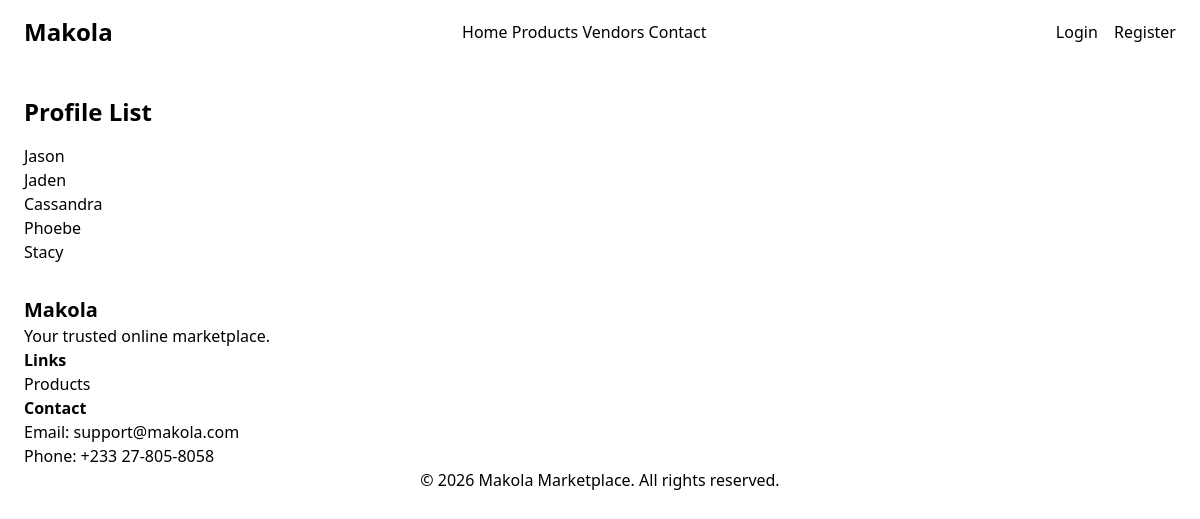
/makola/profile/list/, run on an earlier commit of the app's database.
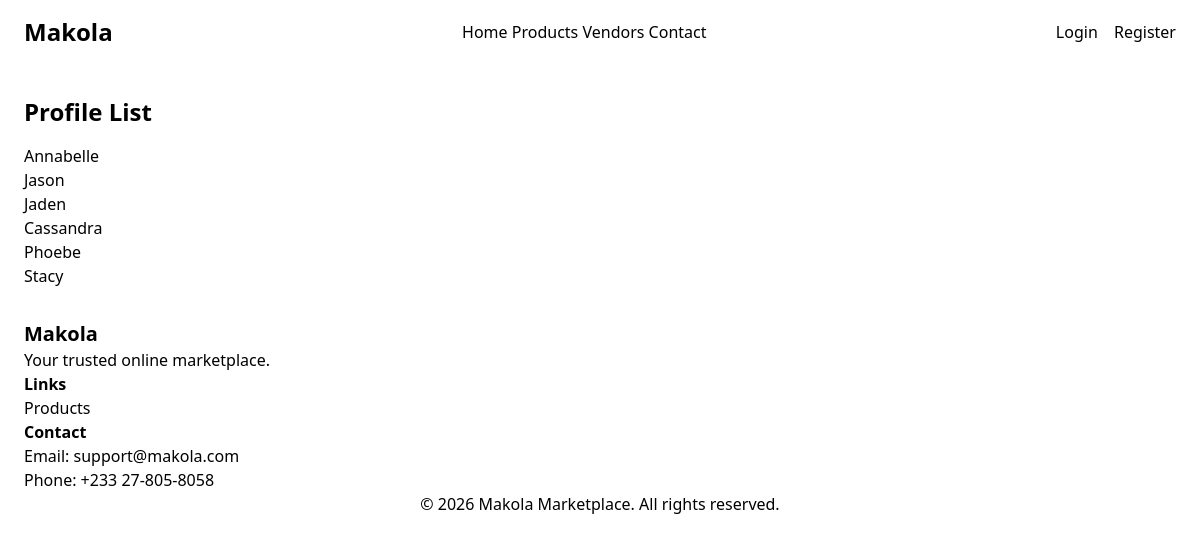
And on a later commit of the database.
### makola/models.py (models this page shows, shortened)
class Profile(AbstractUser):
    USER_TYPES = (
        ('buyer', 'Buyer'),
        ('seller', 'Seller'),
    )
    name = models.CharField(max_length=100)
    username = models.CharField(max_length=150, unique=True)
    phone_number = models.CharField(max_length=20)
    address = models.CharField(max_length=255)
    bio = models.TextField()
    user_type = models.CharField(max_length=10, choices=USER_TYPES)
    created_at = models.DateTimeField(auto_now_add=True)

### makola/views.py (the view)
# urls.py: path('profile/list/', views.ProfileListView.as_view(), name='list-profiles'),
class ProfileListView(ListView):
    model = Profile
    template_name = 'makola/profile_list.html'
    context_object_name = 'profiles'
    paginate_by = 10  # Display 10 profiles per page
    ordering = ['-created_at']  # Order profiles by creation date (newest first)

### makola/templates/makola/profile_list.html (shortened to what this page needs)
{% extends "makola/base.html" %}
{% block content %}
    <div class="max-w-7xl mx-auto px-6 py-8">
        <h2 class="text-2xl font-bold mb-4">Profile List</h2>
        <ul>
            {% for profile in object_list %}
                <li>
                    <a href="{% url 'makola:profile-detail' profile.pk %}">{{ profile.name }}</a>
                </li>
            {% endfor %}
        </ul>
    </div>
{% endblock %}

What changed in the data, as far as the page shows it:
added Profile: name "Annabelle"
